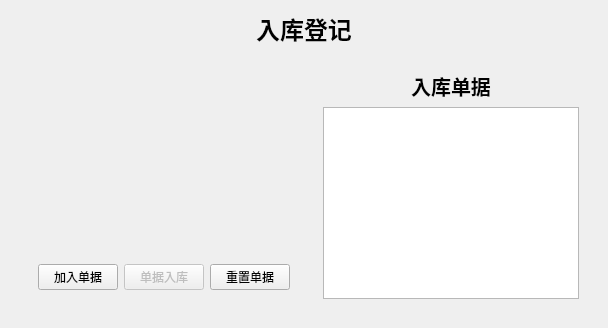
      <widget class="QWidget" name="page_2">
       <layout class="QVBoxLayout" name="verticalLayout_24">
        <item>
         <widget class="QLabel" name="secondlabel">
          <property name="font">
           <font>
            <family>隶书</family>
            <pointsize>18</pointsize>
            <italic>false</italic>
            <bold>true</bold>
            <underline>false</underline>
            <strikeout>false</strikeout>
           </font>
          </property>
          <property name="text">
           <string>入库登记</string>
          </property>
          <property name="alignment">
           <set>Qt::AlignCenter</set>
          </property>
         </widget>
        </item>
        <item>
         <widget class="QWidget" name="inStoreWidget" native="true">
          <layout class="QHBoxLayout" name="horizontalLayout_10">
           <item>
            <widget class="QWidget" name="widget_7" native="true">
             <property name="sizePolicy">
              <sizepolicy hsizetype="Preferred" vsizetype="Preferred">
               <horstretch>0</horstretch>
               <verstretch>0</verstretch>
              </sizepolicy>
             </property>
             <layout class="QGridLayout" name="gridLayout_9">
              <item row="0" column="0">
               <widget class="QWidget" name="secondInStoreWidget" native="true">
                <property name="sizePolicy">
                 <sizepolicy hsizetype="Preferred" vsizetype="Preferred">
                  <horstretch>0</horstretch>
                  <verstretch>1</verstretch>
                 </sizepolicy>
                </property>
               </widget>
              </item>
              <item row="1" column="0">
               <widget class="QWidget" name="widget_5" native="true">
                <property name="sizePolicy">
                 <sizepolicy hsizetype="Preferred" vsizetype="Preferred">
                  <horstretch>2</horstretch>
                  <verstretch>0</verstretch>
                 </sizepolicy>
                </property>
                <property name="contextMenuPolicy">
                 <enum>Qt::DefaultContextMenu</enum>
                </property>
                <layout class="QHBoxLayout" name="horizontalLayout_9">
                 <item>
                  <widget class="QPushButton" name="secondPreInStorePushButton">
                   <property name="text">
                    <string>加入单据</string>
                   </property>
                  </widget>
                 </item>
                 <item>
                  <widget class="QPushButton" name="secondInStorePushButton">
                   <property name="enabled">
                    <bool>false</bool>
                   </property>
                   <property name="text">
                    <string>单据入库</string>
                   </property>
                  </widget>
                 </item>
                 <item>
                  <widget class="QPushButton" name="secondResetInStorePushButton">
                   <property name="text">
                    <string>重置单据</string>
                   </property>
                  </widget>
                 </item>
                </layout>
               </widget>
              </item>
             </layout>
            </widget>
           </item>
           <item>
            <widget class="QWidget" name="widget_49" native="true">
             <property name="sizePolicy">
              <sizepolicy hsizetype="Preferred" vsizetype="Preferred">
               <horstretch>10</horstretch>
               <verstretch>0</verstretch>
              </sizepolicy>
             </property>
             <layout class="QVBoxLayout" name="verticalLayout_23">
              <item>
               <widget class="QLabel" name="label_47">
                <property name="font">
                 <font>
                  <family>楷体</family>
                  <pointsize>15</pointsize>
                  <bold>true</bold>
                 </font>
                </property>
                <property name="text">
                 <string>入库单据</string>
                </property>
                <property name="alignment">
                 <set>Qt::AlignCenter</set>
                </property>
               </widget>
              </item>
              <item>
               <widget class="QListWidget" name="secondListWidget">
                <property name="sizePolicy">
                 <sizepolicy hsizetype="Expanding" vsizetype="Expanding">
                  <horstretch>4</horstretch>
                  <verstretch>0</verstretch>
                 </sizepolicy>
                </property>
               </widget>
              </item>
             </layout>
            </widget>
           </item>
          </layout>
         </widget>
        </item>
       </layout>
      </widget>
